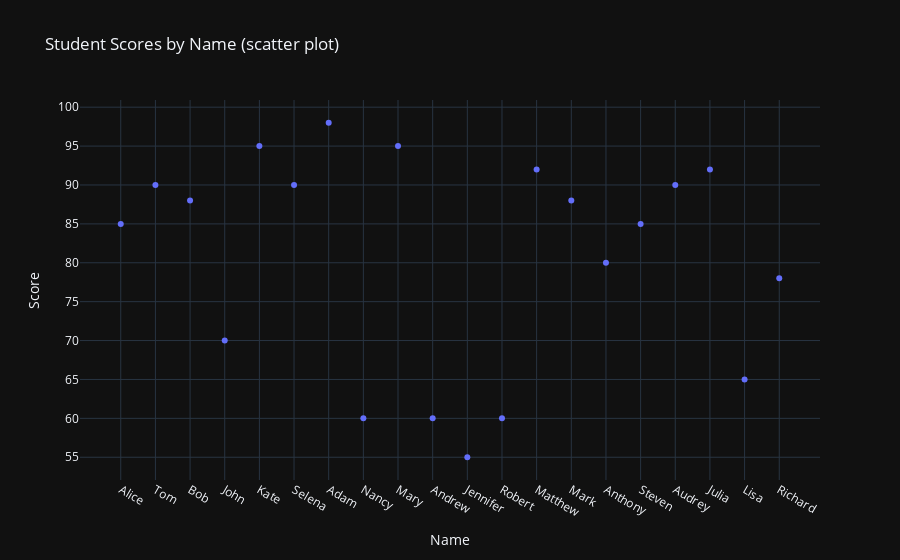

Here is the notebook cell this chart was saved with:
### Code cell
# Plotting with Plotly
# Basic scatter plot
fig = px.scatter(df, x='Name', y='Score', title='Student Scores by Name (scatter plot)')
fig.show()

### Figure 1 — Plotly figure (JSON) as saved in the notebook; plotly's stock layout.template omitted (floating-point values rounded to 4 significant figures)
{"data": [{"hovertemplate": "Name=%{x}<br>Score=%{y}<extra></extra>", "legendgroup": "", "marker": {"color": "#636efa", "symbol": "circle"}, "mode": "markers", "name": "", "orientation": "v", "showlegend": false, "x": ["Alice", "Tom", "Bob", "John", "Kate", "Selena", "Adam", "Nancy", "Mary", "Andrew", "Jennifer", "Robert", "Matthew", "Mark", "Anthony", "Steven", "Audrey", "Julia", "Lisa", "Richard"], "xaxis": "x", "y": [85, 90, 88, 70, 95, 90, 98, 60, 95, 60, 55, 60, 92, 88, 80, 85, 90, 92, 65, 78], "yaxis": "y", "type": "scatter"}], "layout": {"xaxis": {"anchor": "y", "domain": [0.0, 1.0], "title": {"text": "Name"}}, "yaxis": {"anchor": "x", "domain": [0.0, 1.0], "title": {"text": "Score"}}, "legend": {"tracegroupgap": 0}, "title": {"text": "Student Scores by Name (scatter plot)"}}}
